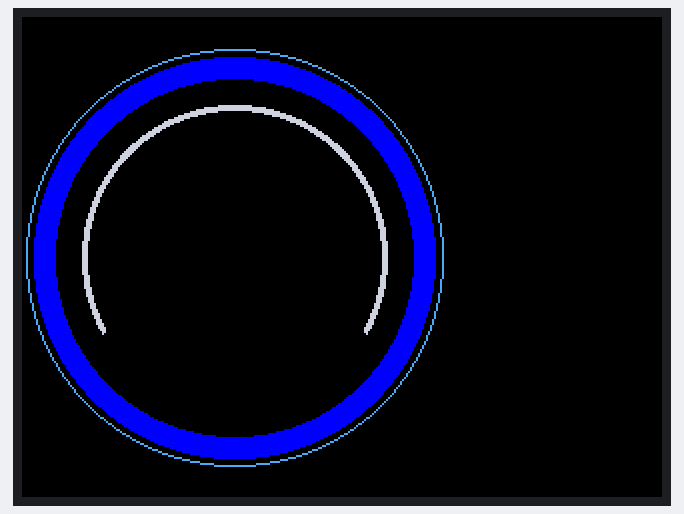
Simulated run of this program. Board: Arduino Nano, built with avr-gcc and run on an emulated ATmega328P. On the bench: 320×240 colour display.

Above: at 1.7 s.
At 3.3 s:
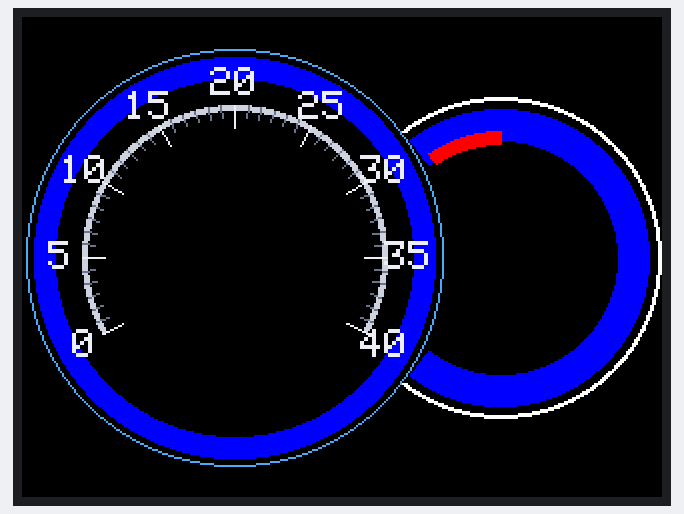
At 3.7 s:
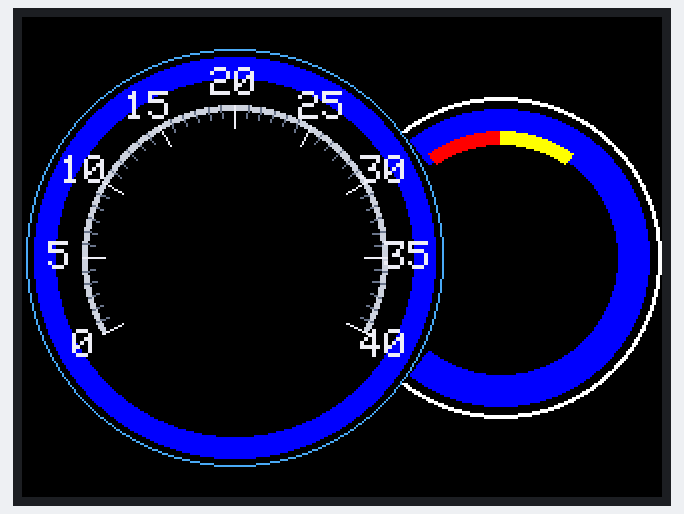
At 4.7 s:
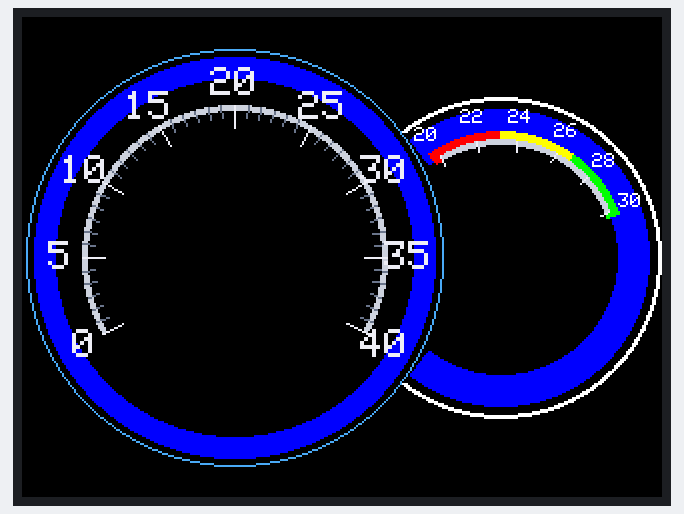
At 5.2 s:
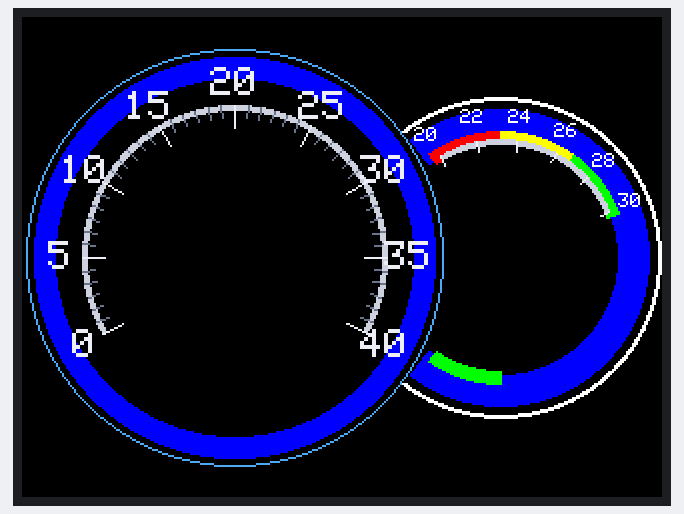
At 6.6 s:
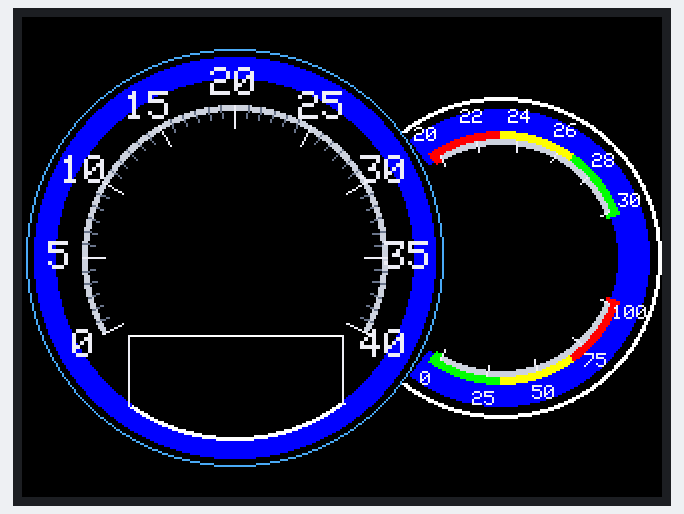

Measured:
- what the display in image 1 shows lasts 0.5 s, from 3.2 s to 3.7 s
- what the display in image 2 shows lasts 0.5 s, from 3.7 s to 4.2 s

The program:

main.cpp
```cpp
// Spidometr — статический GUI из GUI Draw Master (handoff gui-from-draw-master)
// Arduino_GFX, явные пины Nano (не create_default — глобальная GFX может быть под Mega)

#include <Arduino_GFX_Library.h>

// Пины по схеме Proteus / разводке (SPI HW: MOSI11 SCK13; MISO не используем)
#define TFT_DC 9
#define TFT_CS 10
#define TFT_RST GFX_NOT_DEFINED // RST не разведён — если есть пин, прописать сюда

Arduino_DataBus *bus = new Arduino_HWSPI(TFT_DC, TFT_CS);
Arduino_GFX *gfx = new Arduino_ILI9341(bus, TFT_RST, 1 /* 320x240 */, false);

// Экспорт GUI Draw Master — Arduino_GFX, 320x240, альбом
void drawGui() {
  gfx->setRotation(1);
  gfx->fillScreen(0x0000);

  // внутренний круг спидометра
  gfx->fillArc(106, 120, 100, 90, 0, 360, 0x001F);

  // внешняя окантовка
  gfx->drawCircle(106, 120, 104, 0x4D5E);

  // Шкала спидометра 0…40
  gfx->fillArc(106, 120, 76, 74, 150, 30, 0xCE9B);
  gfx->drawLine(40, 158, 50, 153, 0xEF7E);
  gfx->drawLine(37, 152, 43, 150, 0x6BB1);
  gfx->drawLine(35, 146, 40, 144, 0x6BB1);
  gfx->drawLine(33, 140, 38, 138, 0x6BB1);
  gfx->drawLine(31, 133, 37, 132, 0x6BB1);
  gfx->drawLine(30, 127, 36, 126, 0x6BB1);
  gfx->drawLine(30, 120, 41, 120, 0xEF7E);
  gfx->drawLine(30, 113, 36, 114, 0x6BB1);
  gfx->drawLine(31, 107, 37, 108, 0x6BB1);
  gfx->drawLine(33, 100, 38, 102, 0x6BB1);
  gfx->drawLine(35, 94, 40, 96, 0x6BB1);
  gfx->drawLine(37, 88, 43, 90, 0x6BB1);
  gfx->drawLine(40, 82, 50, 88, 0xEF7E);
  gfx->drawLine(44, 76, 49, 80, 0x6BB1);
  gfx->drawLine(48, 71, 52, 75, 0x6BB1);
  gfx->drawLine(52, 66, 57, 71, 0x6BB1);
  gfx->drawLine(57, 62, 61, 66, 0x6BB1);
  gfx->drawLine(62, 58, 66, 63, 0x6BB1);
  gfx->drawLine(68, 54, 74, 64, 0xEF7E);
  gfx->drawLine(74, 51, 76, 57, 0x6BB1);
  gfx->drawLine(80, 49, 82, 54, 0x6BB1);
  gfx->drawLine(86, 47, 88, 52, 0x6BB1);
  gfx->drawLine(93, 45, 94, 51, 0x6BB1);
  gfx->drawLine(99, 44, 100, 50, 0x6BB1);
  gfx->drawLine(106, 44, 106, 55, 0xEF7E);
  gfx->drawLine(113, 44, 112, 50, 0x6BB1);
  gfx->drawLine(119, 45, 118, 51, 0x6BB1);
  gfx->drawLine(126, 47, 124, 52, 0x6BB1);
  gfx->drawLine(132, 49, 130, 54, 0x6BB1);
  gfx->drawLine(138, 51, 136, 57, 0x6BB1);
  gfx->drawLine(144, 54, 139, 64, 0xEF7E);
  gfx->drawLine(150, 58, 146, 63, 0x6BB1);
  gfx->drawLine(155, 62, 151, 66, 0x6BB1);
  gfx->drawLine(160, 66, 155, 71, 0x6BB1);
  gfx->drawLine(164, 71, 160, 75, 0x6BB1);
  gfx->drawLine(168, 76, 163, 80, 0x6BB1);
  gfx->drawLine(172, 82, 162, 88, 0xEF7E);
  gfx->drawLine(175, 88, 169, 90, 0x6BB1);
  gfx->drawLine(177, 94, 172, 96, 0x6BB1);
  gfx->drawLine(179, 100, 174, 102, 0x6BB1);
  gfx->drawLine(181, 107, 175, 108, 0x6BB1);
  gfx->drawLine(182, 113, 176, 114, 0x6BB1);
  gfx->drawLine(182, 120, 171, 120, 0xEF7E);
  gfx->drawLine(182, 127, 176, 126, 0x6BB1);
  gfx->drawLine(181, 133, 175, 132, 0x6BB1);
  gfx->drawLine(179, 140, 174, 138, 0x6BB1);
  gfx->drawLine(177, 146, 172, 144, 0x6BB1);
  gfx->drawLine(175, 152, 169, 150, 0x6BB1);
  gfx->drawLine(172, 158, 162, 153, 0xEF7E);
  gfx->setTextColor(0xEF7E);
  gfx->setTextSize(2);
  gfx->setCursor(25, 156);
  gfx->print(F("0"));
  gfx->setTextColor(0xEF7E);
  gfx->setTextSize(2);
  gfx->setCursor(13, 112);
  gfx->print(F("5"));
  gfx->setTextColor(0xEF7E);
  gfx->setTextSize(2);
  gfx->setCursor(19, 69);
  gfx->print(F("10"));
  gfx->setTextColor(0xEF7E);
  gfx->setTextSize(2);
  gfx->setCursor(51, 37);
  gfx->print(F("15"));
  gfx->setTextColor(0xEF7E);
  gfx->setTextSize(2);
  gfx->setCursor(94, 25);
  gfx->print(F("20"));
  gfx->setTextColor(0xEF7E);
  gfx->setTextSize(2);
  gfx->setCursor(138, 37);
  gfx->print(F("25"));
  gfx->setTextColor(0xEF7E);
  gfx->setTextSize(2);
  gfx->setCursor(169, 69);
  gfx->print(F("30"));
  gfx->setTextColor(0xEF7E);
  gfx->setTextSize(2);
  gfx->setCursor(181, 112);
  gfx->print(F("35"));
  gfx->setTextColor(0xEF7E);
  gfx->setTextSize(2);
  gfx->setCursor(169, 156);
  gfx->print(F("40"));

  // синяя окантовка второго прибора
  gfx->fillArc(239, 120, 74, 59, 232, 128, 0x001F);

  // белая окантовка второго прибора
  gfx->fillArc(239, 120, 80, 79, 232, 128, 0xFFFF);

  // красный / жёлтый / зелёный сектор вольтметра
  gfx->fillArc(239, 120, 63, 57, 235, 270, 0xF800);
  gfx->fillArc(239, 120, 63, 57, 270, 305, 0xFFE0);
  gfx->fillArc(239, 120, 63, 57, 305, 340, 0x07E0);

  // Шкала вольтметра
  gfx->fillArc(239, 120, 59, 57, 239, 337, 0xCE9B);
  gfx->drawLine(209, 69, 211, 74, 0xEF7E);
  gfx->drawLine(227, 62, 228, 67, 0xEF7E);
  gfx->drawLine(247, 62, 247, 67, 0xEF7E);
  gfx->drawLine(267, 68, 264, 72, 0xEF7E);
  gfx->drawLine(282, 80, 279, 83, 0xEF7E);
  gfx->drawLine(293, 97, 289, 99, 0xEF7E);
  gfx->setTextColor(0xFFFF);
  gfx->setTextSize(1);
  gfx->setCursor(196, 55);
  gfx->print(F("20"));
  gfx->setTextColor(0xFFFF);
  gfx->setTextSize(1);
  gfx->setCursor(219, 46);
  gfx->print(F("22"));
  gfx->setTextColor(0xFFFF);
  gfx->setTextSize(1);
  gfx->setCursor(243, 46);
  gfx->print(F("24"));
  gfx->setTextColor(0xFFFF);
  gfx->setTextSize(1);
  gfx->setCursor(266, 53);
  gfx->print(F("26"));
  gfx->setTextColor(0xFFFF);
  gfx->setTextSize(1);
  gfx->setCursor(285, 68);
  gfx->print(F("28"));
  gfx->setTextColor(0xFFFF);
  gfx->setTextSize(1);
  gfx->setCursor(298, 88);
  gfx->print(F("30"));

  // газ: зелёный / жёлтый / красный (0% слева → 100% справа)
  gfx->fillArc(239, 120, 63, 57, 90, 125, 0x07E0);
  gfx->fillArc(239, 120, 63, 57, 55, 90, 0xFFE0);
  gfx->fillArc(239, 120, 63, 57, 20, 55, 0xF800);

  // Шкала положения ручки газа
  gfx->fillArc(239, 120, 59, 57, 23, 121, 0xCE9B);
  gfx->drawLine(293, 143, 289, 141, 0xEF7E);
  gfx->drawLine(279, 163, 275, 160, 0xEF7E);
  gfx->drawLine(257, 176, 256, 171, 0xEF7E);
  gfx->drawLine(232, 179, 233, 174, 0xEF7E);
  gfx->drawLine(209, 171, 211, 166, 0xEF7E);
  gfx->setTextColor(0xEF7E);
  gfx->setTextSize(1);
  gfx->setCursor(295, 144);
  gfx->print(F("100"));
  gfx->setTextColor(0xEF7E);
  gfx->setTextSize(1);
  gfx->setCursor(281, 168);
  gfx->print(F("75"));
  gfx->setTextColor(0xEF7E);
  gfx->setTextSize(1);
  gfx->setCursor(255, 184);
  gfx->print(F("50"));
  gfx->setTextColor(0xEF7E);
  gfx->setTextSize(1);
  gfx->setCursor(225, 187);
  gfx->print(F("25"));
  gfx->setTextColor(0xEF7E);
  gfx->setTextSize(1);
  gfx->setCursor(199, 177);
  gfx->print(F("0"));

  // рамка окна под стрелкой спидометра (контент — позже)
  gfx->drawLine(53, 159, 159, 159, 0xFFFF);
  gfx->fillArc(106, 120, 91, 90, 53, 125, 0xFFFF);
  gfx->drawLine(53, 159, 53, 194, 0xEF7E);
  gfx->drawLine(160, 159, 160, 193, 0xEF7E);
}

void setup() {
  gfx->begin();
  drawGui();
}

void loop() {
  // статика; стрелки / датчики — следующие handoff
}
```
